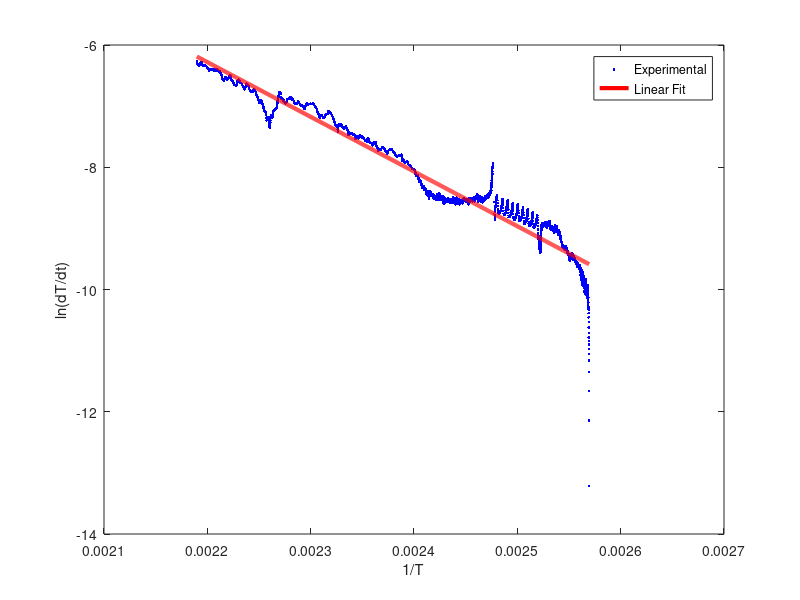
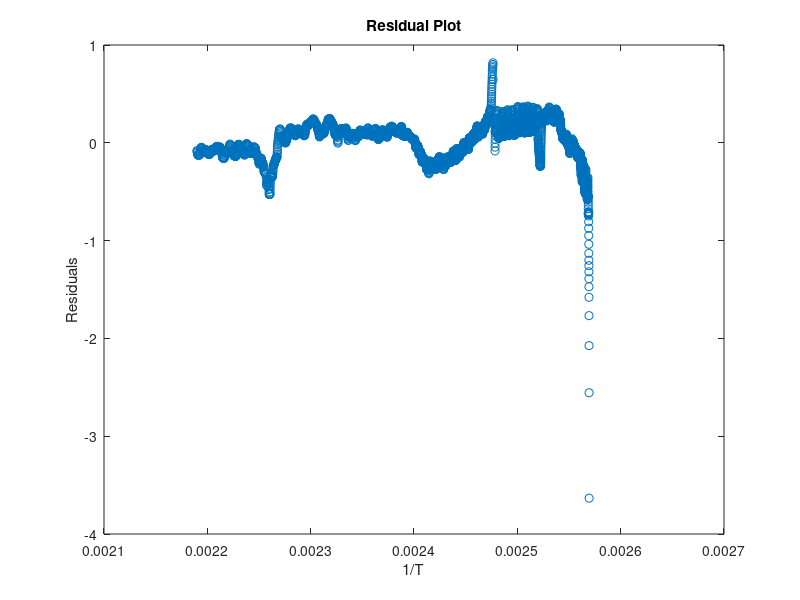

Reproduce these figures in MATLAB, in order.
clc
clear
load Aged_82soh_HP_lfp_newdata.mat
Temp=new_data(:,1);
dTemp_dt=new_data(:,2);
numtimesteps=size(new_data);

Temp=double(Temp(35923:39500));
dTemp_dt=double(dTemp_dt(35923:39500));

% 设计巴特沃斯低通滤波器
Fs = 50000; % 采样频率，示例中为1000 Hz
Wn = 2*500/Fs; % 截止频率为50 Hz，根据信号特性确定
[b,a] = butter(1, Wn); % 计算滤波器系数，滤波器的阶数为4

% 对信号进行滤波
dTemp_dt_filtered = filter(b, a, dTemp_dt);

% 假设 Te_2, T0, Temp, dTemp_dt 是已知的实验数据
Te_2 = 480.6; % 假设的 Te_2 值
T0 = 384.1;    % 假设的 T0 值
Te_2=double(Te_2);
T0 = double(T0); 

% 对数变换
ln_dTemp_dt = log(dTemp_dt_filtered./(Te_2-Temp));

% 使用线性回归拟合 1/T 和 ln(dT/dt)
p_linear = polyfit(1./Temp, ln_dTemp_dt, 1);

% 从线性回归中获取参数
slope = p_linear(1); % 对应于 Ea_2 / (-8.314)
intercept = p_linear(2); % 对应于 log(A_2)

% 显示结果
fprintf('Slope (Ea_2 / (-8.314)) = %f\n', slope);
fprintf('Intercept (log(A_2)) = %f\n', intercept);

Ea_2=slope*(-8.314);
A_2=exp(intercept);

% 显示结果
fprintf('Ea_2 = %f\n', Ea_2);
fprintf('A_2 = %f\n', A_2);


% 绘制原始数据和线性拟合结果
x = 1./Temp;
R_SIM=intercept + slope*x;
figure
plot(x, ln_dTemp_dt, 'b.', x, R_SIM, 'r-', 'LineWidth', 3);
xlabel('1/T');
ylabel('ln(dT/dt)');
legend('Experimental', 'Linear Fit');

% 计算R-squared
SSres = sum((ln_dTemp_dt - R_SIM).^2);  % 残差平方和
SStot = sum((ln_dTemp_dt - mean(ln_dTemp_dt)).^2);  % 总平方和
R2 = 1 - SSres/SStot;

% 计算MSE和RMSE
MSE = mean((ln_dTemp_dt - R_SIM).^2);
RMSE = sqrt(MSE);

% 计算MAE
MAE = mean(abs(ln_dTemp_dt - R_SIM));

% 计算MAPE
n = length(ln_dTemp_dt); % 获取数据点的数量
mape = (100 / n) * sum(abs((ln_dTemp_dt - R_SIM) ./ ln_dTemp_dt));



% 显示精度指标
fprintf('R-squared: %f\n', R2);
fprintf('MSE: %f\n', MSE);
fprintf('RMSE: %f\n', RMSE);
fprintf('MAE: %f\n', MAE);
fprintf('MAPE: %f%%\n', mape);

% 绘制残差图
figure
residuals = ln_dTemp_dt - R_SIM;
plot(1./Temp, residuals, 'o');
xlabel('1/T');
ylabel('Residuals');
title('Residual Plot');